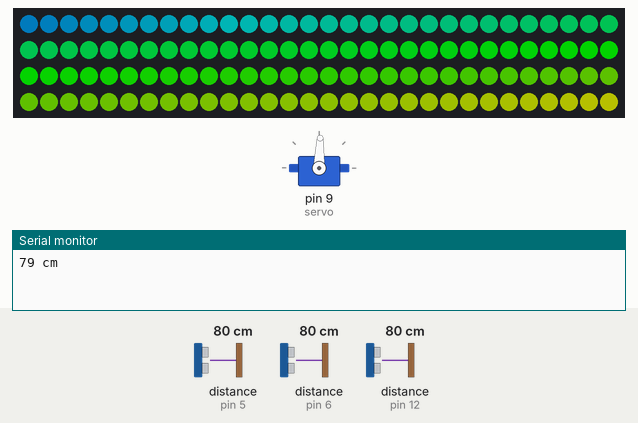
Recording of a sketch running on a simulated Arduino Uno, built with avr-gcc and run on an emulated ATmega328P. Parts: servo, 120 RGB LEDs in strip order, left to right, continuing on the next row, the last lines printed to the serial monitor. Wiring (inferred from the names in the program): 3 × ultrasonic range finder: trigger pin 4, echo pin 5 / trigger pin 7, echo pin 6 / trigger pin 11, echo pin 12. Inputs (shaded band) come from the test bench; at power-on: distance to the obstacle (sensors on pin 6, pin 5, pin 12) 80 cm. The echo pulse lasts 58.3 µs per cm; dim RGB values are drawn brighter than linear; colours are those a GRB WS2812 strip shows for the declared byte order.

Above: at 1.7 s.
1.8 s: distance to the obstacle (sensor on pin 6) set to 2 cm
At 2.0 s:
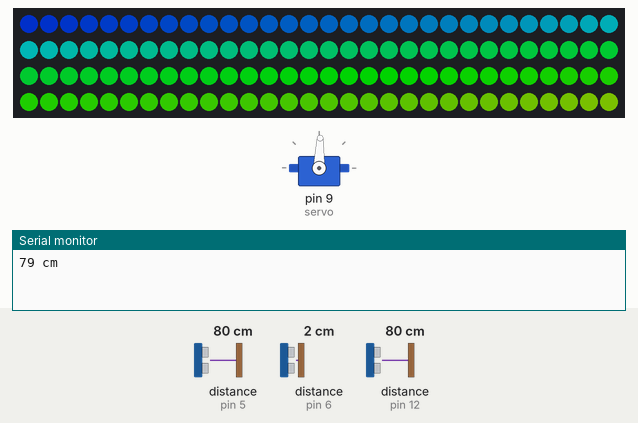
7.8 s: distance to the obstacle (sensor on pin 5) set to 258 cm
At 7.96 s:
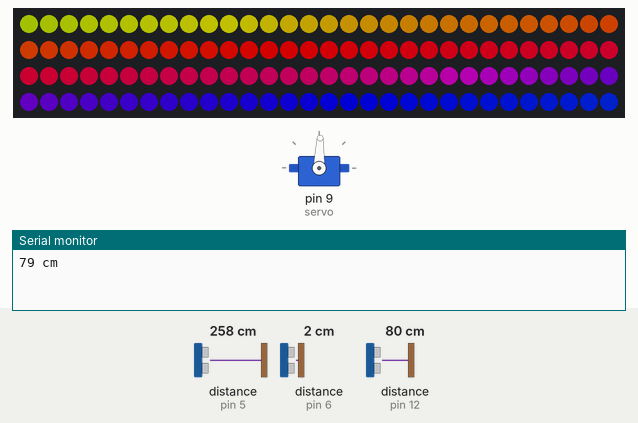
At 11.6 s:
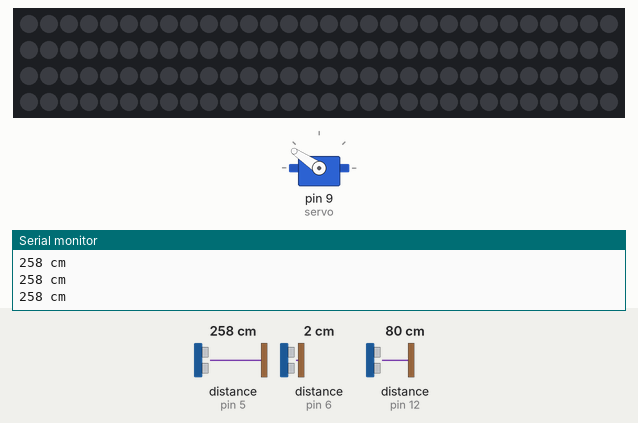
13.8 s: distance to the obstacle (sensor on pin 5) set to 95 cm
20.4 s: distance to the obstacle (sensor on pin 5) set to 88 cm
At 20.57 s:
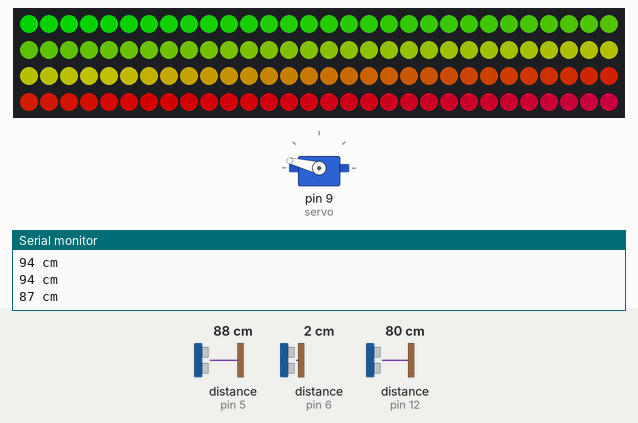
26.4 s: distance to the obstacle (sensor on pin 12) set to 120 cm
36.9 s: distance to the obstacle (sensor on pin 6) set to 299 cm
Timing chart, 0 to 39.9 s (numbered marks = the images above; inputs shaded):
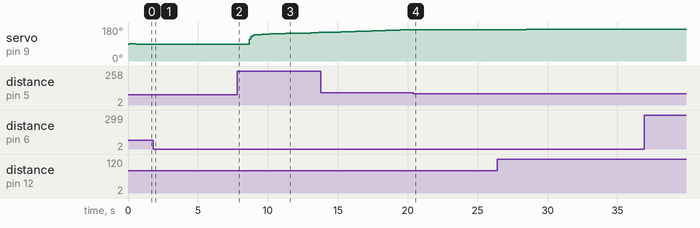

Measured:
- the behaviour switches between 91 and 90 cm on distance to the obstacle (sensor on pin 5) (found by bisection; images 3 and 4)
- after the input at 7.8 s, the LEDs: first differ from a run without the input after 0.93 s (image 3)
- after the input at 20.4 s, servo on pin 9 (servo): stays 166° (without the input it goes to 167° after 0.09 s); the LEDs: change at once (image 4)

The sketch:

BALACNE07.ino
```cpp
#include "FastLED.h"            // 此示例程序需要使用FastLED库
#define NUM_LEDS 120      /* The amount of pixels/leds you have */
#define DATA_PIN 10      /* The pin your data line is connected to */
#define LED_TYPE WS2812B /* I assume you have WS2812B leds, if not just change it to whatever you have */
#define BRIGHTNESS 180   /* Control the brightness of your leds */
#define SATURATION 255
CRGB leds[NUM_LEDS];

#include <Servo.h>
#define Umax 66 // maximum angle of the servomotr in degrees
#define Umin -66 // minimun angle
#define Umax_rad 1.151  // maximum angle of the servomotr in radiants
#define Umin_rad -1.151 // minimun angle
#define T 0.09 // sampling time

const int echoPin1= 12;
const int trigPin1= 11;
const int echoPin2= 6;
const int trigPin2= 7;
const int echoPin3= 5;
const int trigPin3= 4;

Servo servo;

double setpoint, setpoint_prec;  // In meters : 30cm --> 0.3m
double y, y_prec;
double error;
double P, I, D, U;
double I_prec=0, U_prec=0, D_prec=0;
boolean Saturation = false;

double Kp = 1.7 ;
double Ki = 0.1 ;
double Kd = 0.4 ;
float measure_1 (void);
float measure_2 (void);
void move_servo(int);

void setup() {

   Serial.begin(9600);

   pinMode(trigPin1, OUTPUT);
   pinMode(echoPin1, INPUT);
   pinMode(trigPin2, OUTPUT);
   pinMode(echoPin2, INPUT);
   pinMode(trigPin3, OUTPUT);
   pinMode(echoPin3, INPUT);
   FastLED.addLeds<LED_TYPE, DATA_PIN>(leds, NUM_LEDS);

   servo.attach(9);

   delay(100);
   move_servo(90);
   delay(200);
   setpoint_prec = measure_2();  // cube
   delay(100);
   y_prec = measure_1();  // cart
   delay(100);

}

void loop() {

   setpoint = measure_2();  // distance of the cube from the sensor ( meters )
   setpoint = 0.53*setpoint + 0.47*setpoint_prec  ;

   delay(3);

   y = measure_1();  // distance of the cart from the sensor ( meters )
   y =  0.53*y + 0.47*y_prec  ;   // (  alfa*y :   if alfa increases, y less attenuated and similar to the measured y  --> so the measurement is noisy but fast )

   delay (3);

   error = round( 100*(y - setpoint) )*0.01;     // meters

   P = Kp*error;

   if ( ! Saturation )  I = I_prec + T*Ki*error;

   D = (Kd/T)*(y - y_prec);

   D = 0.56*D + 0.44*D_prec;    // filtering D

   U = P + I + round(100*D)*0.01 ;  // U in radiants

   if ( U < Umin_rad)  {
                        U=Umin_rad;
                        Saturation = true;
                       }

   else if ( U > Umax_rad)  {
                             U=Umax_rad;
                             Saturation = true;
                            }

   else     Saturation = false;

   U=round(U*180/M_PI);     // Transform U in degrees. Now I have :   -63° < U < 63°

   U=map(U, Umin, Umax, 24, 156); // I map the computed value of U to the corresponding value of the servomotor

   if (U < 83 || U > 95 || abs(error) > 0.02 ) move_servo( round(U) );   // I continue until I have error and the control action U is greater than a threshold.

   delay (24);

   //Serial.print(setpoint*100);
   //Serial.print(" ");
   //Serial.print(y*100);
   //Serial.print(" ");
   //Serial.print(U);
   //Serial.println();


   I_prec = I;
   y_prec = y;
   D_prec = D;
   setpoint_prec = setpoint;


   long duration, distance;
   digitalWrite(trigPin3, LOW);
   delayMicroseconds(2);
   digitalWrite(trigPin3, HIGH);
   delayMicroseconds(10);
   digitalWrite(trigPin3, LOW);
   duration = pulseIn(echoPin3, HIGH);
   distance = (duration/2) / 29.1;

if (distance >= 90) {
  Serial.print(distance);
  Serial.println(" cm");
   fill_solid(leds, 120, CRGB::Black);
   FastLED.show();
   delay(25);
}

if (distance < 90) {
    Serial.print(distance);
    Serial.println(" cm");
    for (int j = 0; j < 255; j++) {
    for (int i = 0; i < NUM_LEDS; i++) {
      leds[i] = CHSV(i - (j * 2), SATURATION, BRIGHTNESS); /* The higher the value 4 the less fade there is and vice versa */
    }
    FastLED.show();
    delay(25);
    }
}
}


float measure_1 (void) {

long durata=0;
float distanza=0;

digitalWrite(trigPin1, LOW);
delayMicroseconds(4);

digitalWrite(trigPin1, HIGH);
delayMicroseconds(10);

digitalWrite(trigPin1, LOW);

durata = pulseIn(echoPin1, HIGH);
distanza = (float)durata/58.2;
//delay(30);
//Serial.print("\tDistance01: ");
//Serial.print(distanza);

if (distanza > 42) distanza=43;
else if (distanza < 0) distanza=0;

return 0.01*(distanza-1.5+0.5);   // meters

}

float measure_2 (void) {

long durata=0;
float distanza=0;

digitalWrite(trigPin2, LOW);
delayMicroseconds(4);

digitalWrite(trigPin2, HIGH);
delayMicroseconds(10);

digitalWrite(trigPin2, LOW);

durata = pulseIn(echoPin2, HIGH);
distanza = (float)durata/58.2;
delay(30);
//Serial.print("\tDistance02: ");
//Serial.print(distanza);
//Serial.print("\t\t");

if (distanza > 42) distanza=43;
else if (distanza < 0) distanza=0;

return 0.01*(distanza+2);   // meters     ( +2 to measure the center of the cube )

}

void move_servo(int u) {

servo.write(u-map(u, 30, 70, 14, 3));

}
```
